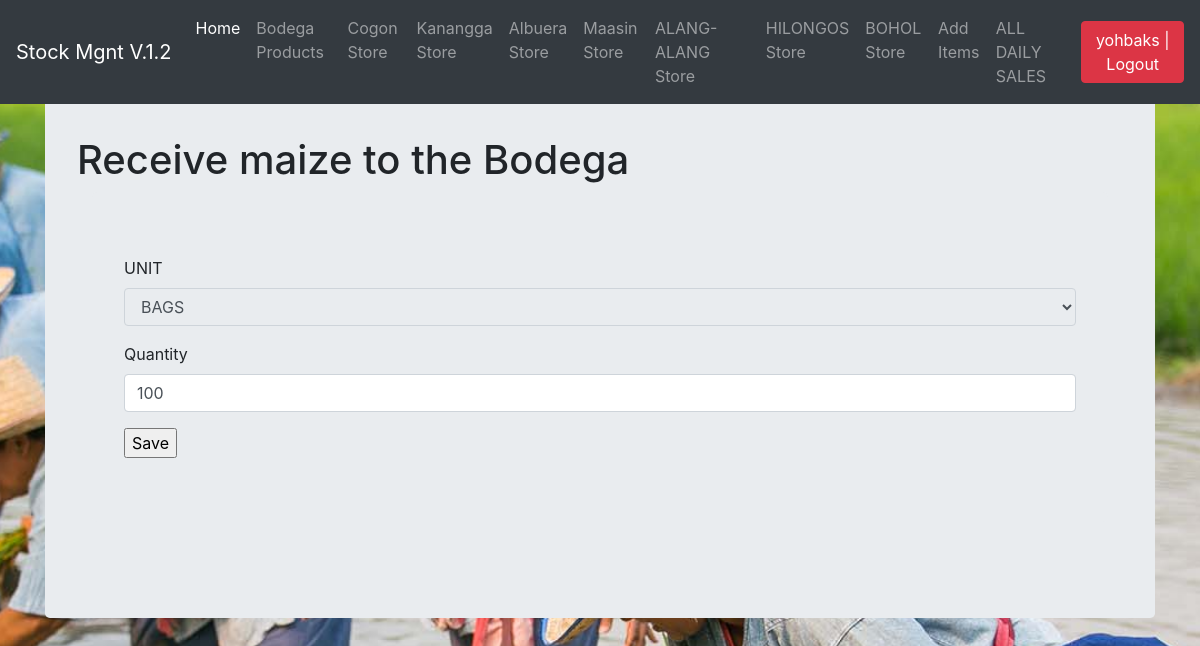
Page /receive_items/24/ (signed in) on the earlier database version.
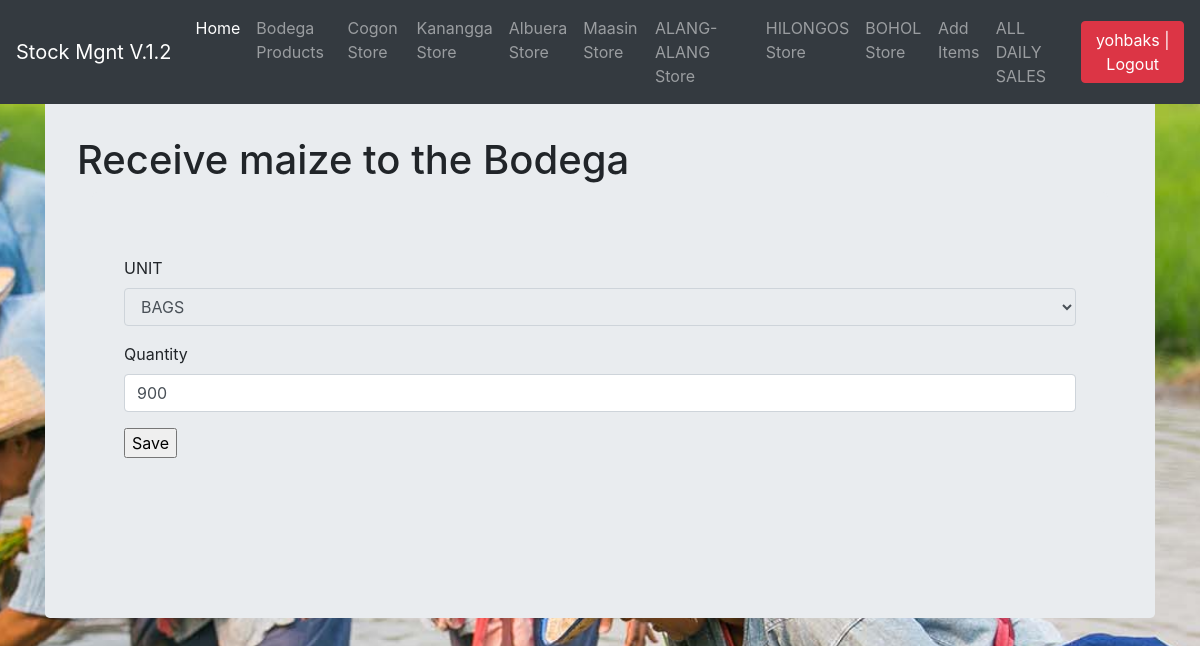
Same page on the later database version.
### stockmgmt/models.py (models this page shows, shortened)
class Stock(models.Model):
    category = models.ForeignKey(Category, on_delete=models.CASCADE, blank=True)
    sub_category = models.ForeignKey(SubCategory, on_delete=models.CASCADE, blank=True,null=True,verbose_name='UNIT')
    item_name = models.CharField(max_length=50, blank=True, null=True)
    quantity = models.IntegerField(default='0', blank=True, null=True)
    receive_quantity = models.IntegerField(default='0', blank=True, null=True,verbose_name='Quantity')
    receive_by = models.CharField(max_length=50, blank=True, null=True)
    issue_quantity = models.IntegerField(default='0', blank=True, null=True)
    issue_by = models.CharField(max_length=50, blank=True, null=True, choices=issue_to_category)
    issue_by_model = models.ForeignKey(All_Store, on_delete=models.CASCADE, blank=True, null=True,
                                       related_name='issue_to_model')
    ordered_items=models.IntegerField(blank=True, null=True,default=0,verbose_name='Number of items')
    issue_to = models.CharField(max_length=50, blank=True, null=True, choices=issue_to_category)
    issue_to_model = models.ForeignKey(All_Store, on_delete=models.CASCADE, blank=True, null=True,
                                       related_name='issue_by_model')
    phone_number = models.CharField(max_length=50, blank=True, null=True)
    created_by = models.CharField(max_length=50, blank=True, null=True)
    reorder_level = models.IntegerField(default='0', blank=True, null=True)
    last_updated = models.DateTimeField(auto_now_add=False, auto_now=True)
    timestamp = models.DateTimeField(auto_now_add=True, auto_now=False)
    price = models.IntegerField(default='0', blank=True, null=True)

### stockmgmt/views.py (the view, shortened to what this page needs)
# urls.py: path('receive_items/<str:pk>/', views.receive_items, name="receive_items"),
def receive_items(request, pk):
    queryset = Stock.objects.get(id=pk)
    form = ReceiveForm(request.POST or None, instance=queryset)
    all_store = All_Store.objects.all()
    context = {
        'stores':all_store,
        "title": 'Receive ' + str(queryset.item_name) + ' to the Bodega',
        "instance": queryset,
        "form": form,
        "username": 'Receive By: ' + str(request.user),
    }
    return render(request, "add_items.html", context)

### stockmgmt/forms.py
class ReceiveForm(forms.ModelForm):
    def __init__(self,*args,**kwargs):
        super(ReceiveForm, self).__init__(*args,**kwargs)
        instance=getattr(self,'sub_category',None)
        self.fields['sub_category'].disabled=True
    class Meta:
        model = Stock
        fields = ['sub_category','receive_quantity']

### stockmgmt/models.py (called while the page is built)
    def __str__(self):
        return self.name

    def get_absolute_url(self):
        return reverse('store', kwargs={'slug': self.slug})

### stockmgmt/templates/add_items.html (shortened to what this page needs)
{% extends "base.html" %}
{% load crispy_forms_tags %}
{% load static %}
{% block body %}
<main role="main" class="container">
  <div class="jumbotron">
    	<form method='POST' action='' id="add_item_form" data-sub-categories-url="{% url 'ajax_load_sub_categories' %}" novalidate>{% csrf_token %}
		{{form|crispy}}
        <input type="submit" value='Save'/>
    </form>
  </div>
</main>
{% endblock %}

Differences in the rows shown:
changed Stock "BAGS": receive_quantity "100" → "900"
